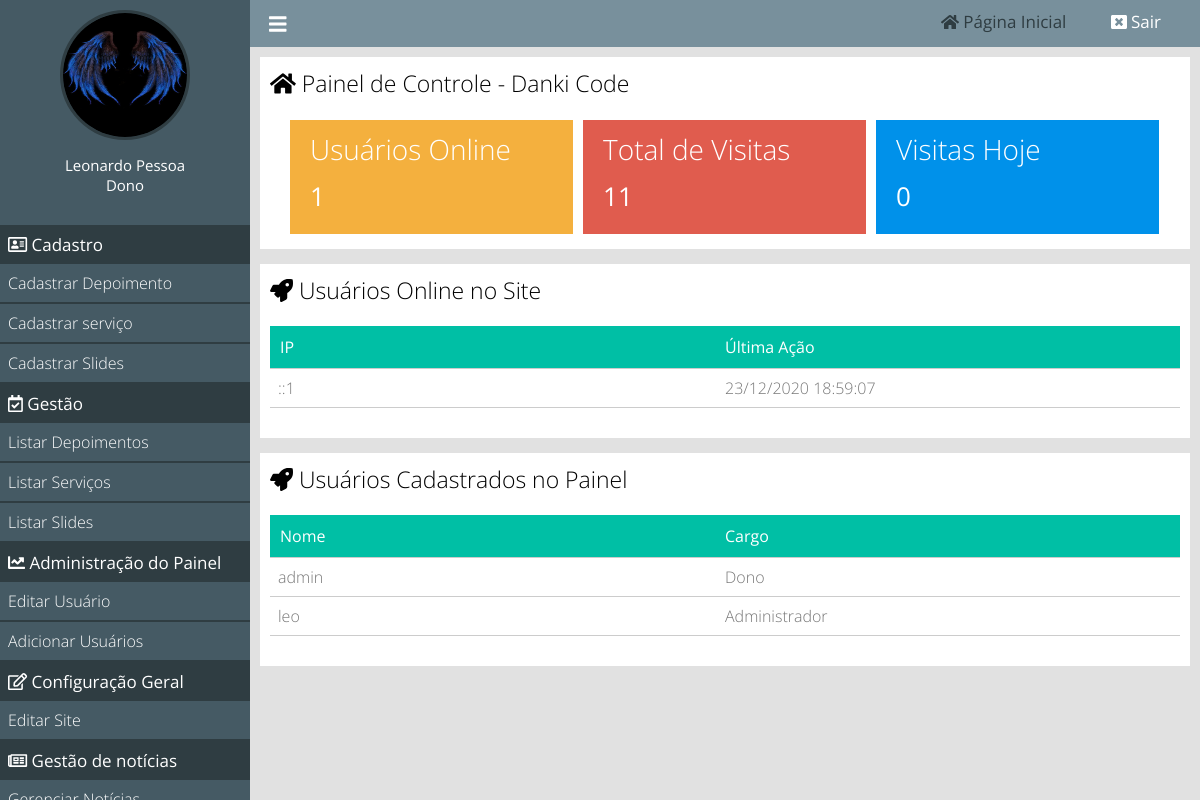
Screenshot of /painel/index.php (signed in) with the database file from the repository.
### classes/MySql.php (called while the page is built)
<?php
    class MySql{
        private static $pdo;
        public static function conectar(){
            if(self::$pdo == null){
				try{
				self::$pdo = new PDO('mysql:host='.HOST.';dbname='.DATABASE,USER,PASSWORD,array(PDO::MYSQL_ATTR_INIT_COMMAND => "SET NAMES utf8"));
				self::$pdo->setAttribute(PDO::ATTR_ERRMODE,PDO::ERRMODE_EXCEPTION);
				}catch(Exception $e){
					echo '<h2>Erro ao conectar</h2>';
				}
			}
			return self::$pdo;
        }
    }

### painel/pages/home.php (the view, shortened to what this page needs)
<?php
    $usuariosOnline = Painel::listarUsuariosOnline();
    $pegarVisitasTotais = MySql::conectar()->prepare("SELECT * FROM `tb_admin.visitas`");
    $pegarVisitasTotais->execute();
    $pegarVisitasTotais = $pegarVisitasTotais->rowCount();
    $pegarVisitasHoje = MySql::conectar()->prepare("SELECT * FROM `tb_admin.visitas` WHERE dia = ?");
    $pegarVisitasHoje->execute(array(date('Y-m-d')));
    $pegarVisitasHoje = $pegarVisitasHoje->rowCount();
?>
<div class="box__content w100">
    <h2><i class="fas fa-home"></i> Painel de Controle - <?php echo NOME_EMPRESA ?></h2>
    <div class="box__metricas">
        <div class="box__metricas__single">
            <div class="box__metricas__wraper">
                <h2>Usuários Online</h2>
                <p><?php echo count($usuariosOnline); ?></p>
            </div>
        </div>
        <div class="box__metricas__single">
            <div class="box__metricas__wraper">
                <h2>Total de Visitas</h2>
                <p><?php echo $pegarVisitasTotais?></p>
            </div>
        </div>
        <div class="box__metricas__single">
            <div class="box__metricas__wraper">
                <h2>Visitas Hoje</h2>
                <p><?php echo $pegarVisitasHoje?></p>
            </div>
        </div>
    </div>
</div>
<div class="box__content w100">
    <h2><i class="fas fa-rocket"></i> Usuários Online no Site</h2>
    <div class="table__responsive">
        <div class="row">
            <div class="col">
                <span>IP</span>
            </div>
            <div class="col">
                <span>Última Ação</span>
            </div>
        </div>
        <?php
            foreach ($usuariosOnline as $key => $value) {
        ?>
        <div class="row">
            <div class="col">
                <span><?php echo $value['ip'] ?></span>
            </div>
            <div class="col">
                <span><?php echo date('d/m/Y H:i:s',strtotime($value['ultima_acao'])) ?></span>
            </div>
        </div>
        <?php
            }
        ?>
    </div>
</div>
<div class="box__content w100">
    <h2><i class="fas fa-rocket"></i> Usuários Cadastrados no Painel</h2>
    <div class="table__responsive">
        <div class="row">
            <div class="col">
                <span>Nome</span>
            </div>
            <div class="col">
                <span>Cargo</span>
            </div>
        </div>
        <?php
            $usuariosPainel=MySql::conectar()->prepare("SELECT * FROM `tb_admin.usuarios`");
            $usuariosPainel->execute();
            $usuariosPainel = $usuariosPainel->fetchall();
            foreach ($usuariosPainel as $key => $value) {
        ?>
        <div class="row">
            <div class="col">
                <span><?php echo $value['user'] ?></span>
            </div>
            <div class="col">
                <span><?php echo pegaCargo($value['cargo']); ?></span>
            </div>
        </div>
        <?php
            }
        ?>
    </div>
</div>

### painel/css/style.css (style rules this page uses)
* { margin: 0; padding: 0; box-sizing: border-box; font-family: 'Open Sans'; }
html,body { height: 100%; background-color: rgb(225,225,225); }
body { overflow-x: hidden; }
.w100 { width: 100%; }
.box__content { padding: 10px; margin-bottom: 15px; background-color: white; }
.box__content h2 { font-weight: 300; font-size: 23px; }
.box__metricas { margin-top:16px; padding:0 15px; }
.box__metricas__single { float: left; position: relative; width: 33.3%; background: #F4B03E; border: 5px solid white; }
.box__metricas .box__metricas__single:nth-of-type(2) { background: #E05C4E; }
.box__metricas .box__metricas__single:nth-of-type(3) { background: #0091ea; }
.box__metricas__wraper { padding: 10px 20px; text-align: left; color: white; }
.box__metricas__wraper h2 { font-size: 28px; }
.box__metricas__wraper p { padding: 10px 0; font-size: 26px; }
.table__responsive { margin:20px auto; font-weight: 300; }
.table__responsive .row:nth-of-type(1) { font-weight: normal; background: #00bfa5; padding: 10px; color: white; }
.table__responsive .row { color: #777; padding: 8px; border-bottom: 1px solid #ccc; }
.col { float: left; width: 50%; }

### rows the page displays
tb_admin.online: ip "::1", ultima_acao "23/12/2020 18:59:07"
tb_admin.usuarios: user "admin", cargo "Dono"
tb_admin.usuarios: user "leo", cargo "Administrador"

### other values shown
$_SESSION['nome'] "Leonardo Pessoa"
pegaCargo($_SESSION['cargo']) "Dono"
NOME_EMPRESA "Danki Code"
count($usuariosOnline) "1"
$pegarVisitasTotais "11"
$pegarVisitasHoje "0"
